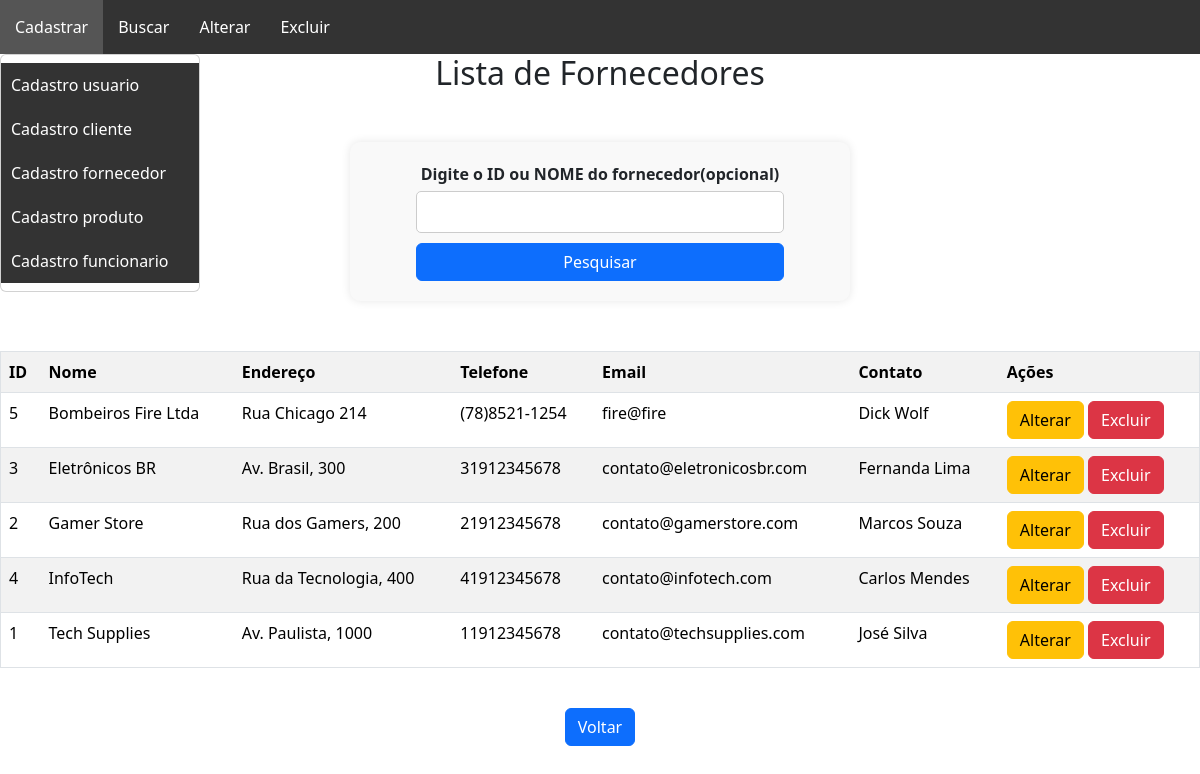
/buscar_forncecedor.php (signed in), run on the app's committed database.
### tables this page shows
CREATE TABLE IF NOT EXISTS `fornecedor` (
  `id_fornecedor` int NOT NULL AUTO_INCREMENT,
  `nome_fornecedor` varchar(100) NOT NULL,
  `endereco` varchar(255) DEFAULT NULL,
  `telefone` varchar(20) DEFAULT NULL,
  `email` varchar(100) DEFAULT NULL,
  `contato` varchar(100) DEFAULT NULL,
  `id_funcionario_registro` int DEFAULT NULL,
  PRIMARY KEY (`id_fornecedor`),
  UNIQUE KEY `email` (`email`),
  KEY `fk_fornecedor_funcionario` (`id_funcionario_registro`)
);

### buscar_forncecedor.php (the view, shortened to what this page needs)
<?php
require_once 'conexao.php';
if ($_SERVER["REQUEST_METHOD"]=="POST" && !empty($_POST['busca'])){
 $busca = trim($_POST['busca']);
 if(is_numeric($busca)){
    $sql =  "SELECT * FROM fornecedor WHERE id_fornecedor = :busca ORDER BY nome_fornecedor ASC";
    $stmt =$pdo->prepare($sql);
    $stmt->bindParam(':busca', $busca, PDO::PARAM_INT);
 } else {
    $sql = "SELECT * FROM fornecedor WHERE nome_fornecedor LIKE :busca_nome ORDER BY nome_fornecedor ASC";
    $stmt =$pdo->prepare($sql);
    $stmt->bindValue(':busca_nome', "$busca%", PDO::PARAM_STR);
 }
} else{
    $sql = "SELECT * FROM fornecedor ORDER BY nome_fornecedor ASC";
    $stmt =$pdo->prepare($sql);
}
$stmt->execute();
$usuarios = $stmt->fetchAll(PDO::FETCH_ASSOC);
$id_perfil = $_SESSION['perfil'];
$permissoes = [
    1=> ["Cadastrar"=>["cadastro_usuario.php",  "cadastro_cliente.php", "cadastro_fornecedor.php", "cadastro_produto.php", "cadastro_funcionario.php"],
        "Buscar"=>["buscar_usuario.php", "buscar_cliente.php", "buscar_fornecedor.php", "buscar_produto.php", "buscar_funcionario.php"],
        "Alterar"=>["alterar_usuario.php", "alterar_cliente.php", "alterar_fornecedor.php", "alterar_produto.php", "alterar_funcionario.php"],
        "Excluir"=>["excluir_usuario.php",  "excluir_cliente.php", "excluir_fornecedor.php", "excluir_produto.php", "excluir_funcionario.php"]],
    2=> ["Cadastrar"=>["cadastro_cliente.php"],
        "Buscar"=>["buscar_cliente.php", "buscar_fornecedor.php", "buscar_produto.php"],
        "Alterar"=>["alterar_cliente.php", "alterar_fornecedor.php"]],
    3=> ["Cadastrar"=>[ "cadastro_fornecedor.php", "cadastro_produto.php"],
        "Buscar"=>[ "buscar_cliente.php", "buscar_fornecedor.php", "buscar_funcionario.php"],
        "Alterar"=>[ "alterar_fornecedor.php", "alterar_produto.php"],
        "Excluir"=>["excluir_produto.php"]],
    4=> ["Cadastrar"=>[ "cadastro_cliente.php"],
        "Alterar"=>[ "alterar_cliente.php"]]
];
$opcoes_menu = $permissoes[$id_perfil];
?>
<!DOCTYPE html>
<html lang="pt-br">
<head>
    <link rel="stylesheet" href="styles.css">
    <link href="https://cdn.jsdelivr.net/npm/bootstrap@5.3.7/dist/css/bootstrap.min.css" rel="stylesheet">
</head>
<body>
        <nav>
            <ul class="menu">
                <?php foreach($opcoes_menu as $categoria=>$arquivos): ?>
                <li class="dropdown">
                    <a href="#"><?= $categoria ?></a>
                    <ul class="dropdown-menu">
                        <?php foreach($arquivos as $arquivo): ?>
                        <li>
                            <a href="<?= $arquivo ?>"><?= ucfirst(str_replace("_"," ",basename($arquivo,".php")))?></a>
                        </li>
                            <?php endforeach; ?>
                    </ul>
                </li>
                <?php endforeach; ?>
            </ul>
        </nav>
    <center><h2>Lista de Fornecedores</h2></center>
    <form action="buscar_fornecedor.php" method="POST">
        <label for="busca">Digite o ID ou NOME do fornecedor(opcional)</label>
        <input type="text" id="busca" name="busca">
        <button type="submit" class="btn btn-primary">Pesquisar</button>
    </form>
    <?php if(!empty($usuarios)):?>
        <center><table border="1" class ="table table-striped">
            <tr>
                <th>ID</th>
                <th>Nome</th>
                <th>Endereço</th>
                <th>Telefone</th>
                <th>Email</th>
                <th>Contato</th>
                <th>Ações</th>
            </tr>
            <?php foreach($usuarios as $usuario): ?>
                <tr>
                    <td><?=htmlspecialchars($usuario['id_fornecedor']) ?></td>
                    <td><?=htmlspecialchars($usuario['nome_fornecedor']) ?></td>
                    <td><?=htmlspecialchars($usuario['endereco']) ?></td>
                    <td><?=htmlspecialchars($usuario['telefone']) ?></td>
                    <td><?=htmlspecialchars($usuario['email']) ?></td>
                    <td><?=htmlspecialchars($usuario['contato']) ?></td>
                    <td>
                        <a class = "btn btn-warning"href="alterar_fornecedor.php?id=<?=htmlspecialchars($usuario['id_fornecedor'])?>">Alterar</a>
                        <a class = "btn btn-danger" href="excluir_fornecedor.php?id=<?=htmlspecialchars($usuario['id_fornecedor'])?>"onclick="return confirm('Tem certeza que deseja excluir esse fornecedor?')">Excluir</a>
                    </td>
                </tr>
            <?php endforeach; ?>
        </table></center>
    <?php else: ?>
        <p> Nenhum fornecedor encontrado.</p>
    <?php endif; ?>
    <br>
    <center><a href="principal.php" class="btn btn-primary" >Voltar</a></center>
</body>
</html>

### styles.css (style rules this page uses)
body { font-family: Arial, sans-serif; background-color: #f4f4f4; text-align: center; }
input, button { width: 100%; padding: 10px; margin: 5px 0; }
.menu { list-style: none; padding: 0; margin: 0; display: flex; background-color: #333; }
.menu li { position: relative; }
.menu li a { display: block; padding: 15px; color: white; text-decoration: none; background-color: #333; }
.dropdown-menu { display: none; position: absolute; top: 100%; left: 0; background-color: #444; list-style: none; padding: 0; margin: 0; width: 200px; }
.dropdown-menu li a { padding: 10px; display: block; color: white; text-decoration: none; }
form { width: 500px; margin: 50px auto; padding: 20px; background-color: #f9f9f9; border-radius: 10px; box-shadow: 0px 0px 10px rgba(0, 0, 0, 0.1); display: flex; flex-direction: column; align-items: center; }
label { display: block; font-weight: bold; margin-bottom: 5px; }
input[type="text"], input[type="email"], input[type="password"], select { width: 80%; padding: 8px; margin-bottom: 10px; border: 1px solid #ccc; border-radius: 5px; font-size: 16px; }
button { width: 80%; padding: 10px; background-color: #007bff; color: white; border: none; border-radius: 5px; font-size: 16px; cursor: pointer; transition: 0.3s; }

### data on the page
fornecedor: id_fornecedor "5", nome_fornecedor "Bombeiros Fire Ltda", endereco "Rua Chicago 214", telefone "(78)8521-1254", email "fire@fire", contato "Dick Wolf"
fornecedor: id_fornecedor "3", nome_fornecedor "Eletrônicos BR", endereco "Av. Brasil, 300", telefone "31912345678", email "contato@eletronicosbr.com", contato "Fernanda Lima"
fornecedor: id_fornecedor "2", nome_fornecedor "Gamer Store", endereco "Rua dos Gamers, 200", telefone "21912345678", email "contato@gamerstore.com", contato "Marcos Souza"
fornecedor: id_fornecedor "4", nome_fornecedor "InfoTech", endereco "Rua da Tecnologia, 400", telefone "41912345678", email "contato@infotech.com", contato "Carlos Mendes"
fornecedor: id_fornecedor "1", nome_fornecedor "Tech Supplies", endereco "Av. Paulista, 1000", telefone "11912345678", email "contato@techsupplies.com", contato "José Silva"

### other printed values
$categoria "Cadastrar"
str_replace("_"," ",basename($arquivo,".php")) "Cadastro usuario"
str_replace("_"," ",basename($arquivo,".php")) "Cadastro cliente"
str_replace("_"," ",basename($arquivo,".php")) "Cadastro fornecedor"
str_replace("_"," ",basename($arquivo,".php")) "Cadastro produto"
str_replace("_"," ",basename($arquivo,".php")) "Cadastro funcionario"
$categoria "Buscar"
$categoria "Alterar"
$categoria "Excluir"
